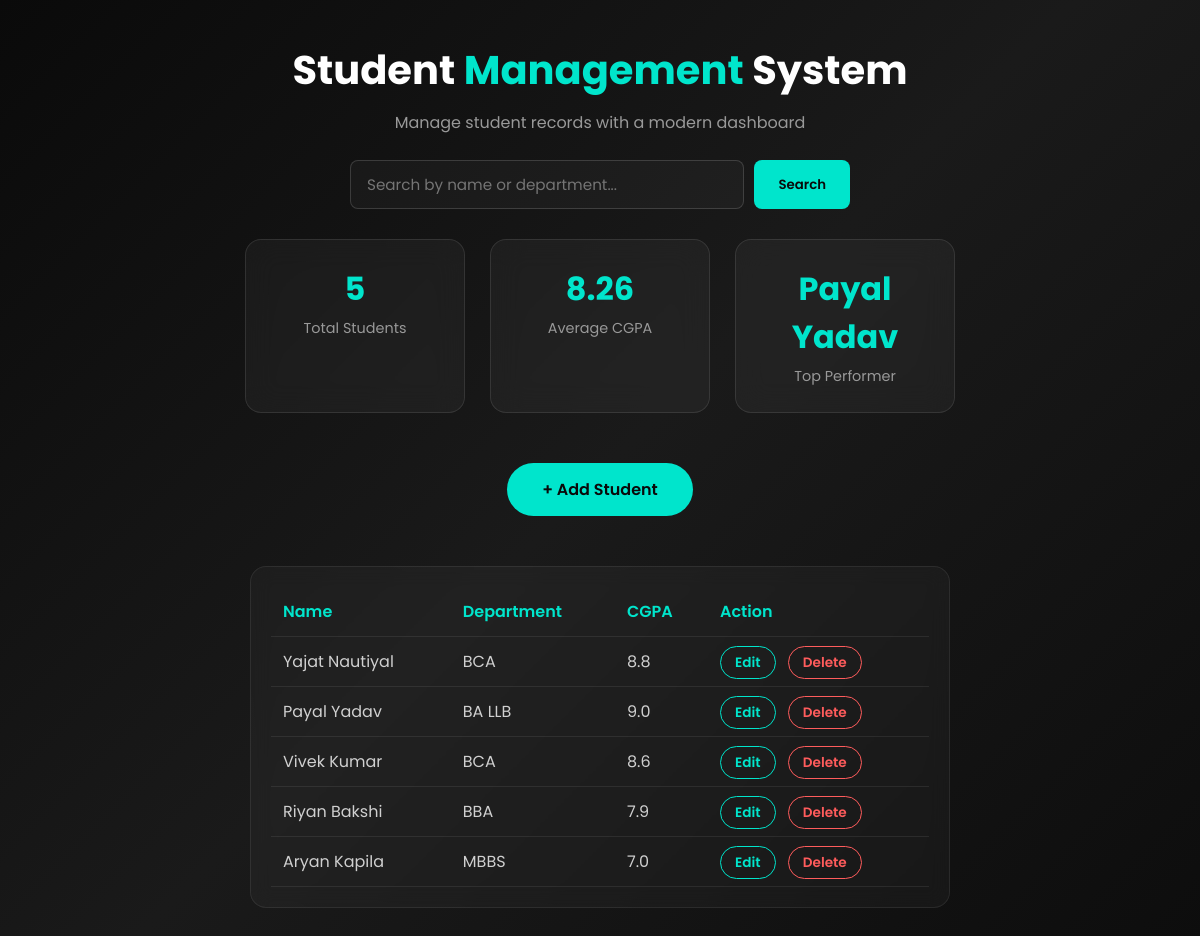
The page / on the database its author committed.
### tables this page shows
CREATE TABLE students (
            id INTEGER PRIMARY KEY AUTOINCREMENT,
            name TEXT NOT NULL,
            department TEXT NOT NULL,
            cgpa REAL NOT NULL
        );

### app.py (the view)
@app.route('/')
def home():
    search_query = request.args.get('search', '')
    conn = sqlite3.connect('students.db')
    cursor = conn.cursor()
    if search_query:
        cursor.execute('''
            SELECT * FROM students
            WHERE name LIKE ? OR department LIKE ?
        ''', ('%' + search_query + '%', '%' + search_query + '%'))
    else:
        cursor.execute('SELECT * FROM students')
    students = cursor.fetchall()
    conn.close()
    total_students = len(students)
    if total_students > 0:
        total_cgpa = sum(student[3] for student in students)
        average_cgpa = round(total_cgpa / total_students, 2)
        top_performer = max(students, key=lambda s: s[3])[1]
    else:
        average_cgpa = 0
        top_performer = "N/A"
    return render_template('index.html',
                            students=students,
                            total_students=total_students,
                            average_cgpa=average_cgpa,
                            top_performer=top_performer,
                            search_query=search_query)

### templates/index.html (shortened to what this page needs)
<!DOCTYPE html>
<html lang="en">
<head>
</head>
<body>
    <h1>Student <span>Management</span> System</h1>
    <p class="subtitle">Manage student records with a modern dashboard</p>
    <form action="/" method="GET" class="search-form">
        <input type="text" name="search" placeholder="Search by name or department..." value="{{ search_query }}">
        <button type="submit">Search</button>
    </form>
    <div class="cards-container">
        <div class="card">
            <h2>{{ total_students }}</h2>
            <p>Total Students</p>
        </div>
        <div class="card">
            <h2>{{ average_cgpa }}</h2>
            <p>Average CGPA</p>
        </div>
        <div class="card">
            <h2>{{ top_performer }}</h2>
            <p>Top Performer</p>
        </div>
    </div>
    <a href="/add-student" class="btn">+ Add Student</a>
    <div class="table-container">
        <table>
            <tr>
                <th>Name</th>
                <th>Department</th>
                <th>CGPA</th>
                <th>Action</th>
            </tr>
            {% for student in students %}
            <tr>
                <td>{{ student[1] }}</td>
                <td>{{ student[2] }}</td>
                <td>{{ student[3] }}</td>
                <td>
                    <a href="/edit/{{ student[0] }}" class="edit-btn">Edit</a>
                    <a href="/delete/{{ student[0] }}" class="delete-btn">Delete</a>
                </td>
            </tr>
            {% endfor %}
        </table>
    </div>
</body>
</html>

### templates/index.html (style rules this page uses)
* { margin: 0; padding: 0; box-sizing: border-box; font-family: 'Poppins', sans-serif; }
body { min-height: 100vh; background: linear-gradient(135deg, #0a0a0a, #1a1a1a, #0d0d0d); display: flex; flex-direction: column; align-items: center; padding: 40px 20px; color: #ffffff; }
h1 { font-size: 2.5rem; font-weight: 700; margin-bottom: 10px; color: #ffffff; }
h1 span { color: #00e5cc; }
p.subtitle { color: #999999; margin-bottom: 25px; }
.search-form { display: flex; gap: 10px; margin-bottom: 30px; width: 100%; max-width: 500px; }
.search-form input { flex: 1; padding: 12px 16px; border-radius: 8px; border: 1px solid rgba(255, 255, 255, 0.15); background: rgba(255, 255, 255, 0.03); color: white; font-size: 0.95rem; }
.search-form button { padding: 12px 24px; border: none; border-radius: 8px; background: #00e5cc; color: #0a0a0a; font-weight: 600; cursor: pointer; transition: opacity 0.3s ease; }
.cards-container { display: flex; gap: 25px; flex-wrap: wrap; justify-content: center; width: 100%; max-width: 1000px; }
.card { background: rgba(255, 255, 255, 0.04); backdrop-filter: blur(15px); border: 1px solid rgba(255, 255, 255, 0.1); border-radius: 16px; padding: 25px; width: 220px; text-align: center; transition: transform 0.3s ease, box-shadow 0.3s ease; }
.card h2 { font-size: 2rem; color: #00e5cc; margin-bottom: 5px; }
.card p { color: #999999; font-size: 0.9rem; }
.btn { margin-top: 50px; padding: 14px 35px; border: none; border-radius: 30px; background: #00e5cc; color: #0a0a0a; font-size: 1rem; font-weight: 600; cursor: pointer; text-decoration: none; transition: opacity 0.3s ease, transform 0.2s ease; }
.table-container { margin-top: 50px; width: 100%; max-width: 700px; background: rgba(255, 255, 255, 0.03); backdrop-filter: blur(10px); border-radius: 16px; padding: 20px; border: 1px solid rgba(255, 255, 255, 0.08); }
table { width: 100%; border-collapse: collapse; }
th, td { padding: 12px; text-align: left; border-bottom: 1px solid rgba(255, 255, 255, 0.08); }
th { color: #00e5cc; font-weight: 600; }
td { color: #d0d0d0; }
.edit-btn { color: #00e5cc; text-decoration: none; font-weight: 600; padding: 6px 14px; border: 1px solid #00e5cc; border-radius: 20px; font-size: 0.85rem; transition: all 0.3s ease; margin-right: 8px; }
.delete-btn { color: #ff5c5c; text-decoration: none; font-weight: 600; padding: 6px 14px; border: 1px solid #ff5c5c; border-radius: 20px; font-size: 0.85rem; transition: all 0.3s ease; }

### rows shown on the page
students: name "Payal Yadav", department "BA LLB", cgpa "9.0"
students: name "Yajat Nautiyal", department "BCA", cgpa "8.8"
students: name "Vivek Kumar", department "BCA", cgpa "8.6"
students: name "Riyan Bakshi", department "BBA", cgpa "7.9"
students: name "Aryan Kapila", department "MBBS", cgpa "7.0"

### other values the page prints
{{ total_students }} "5"
{{ average_cgpa }} "8.26"
